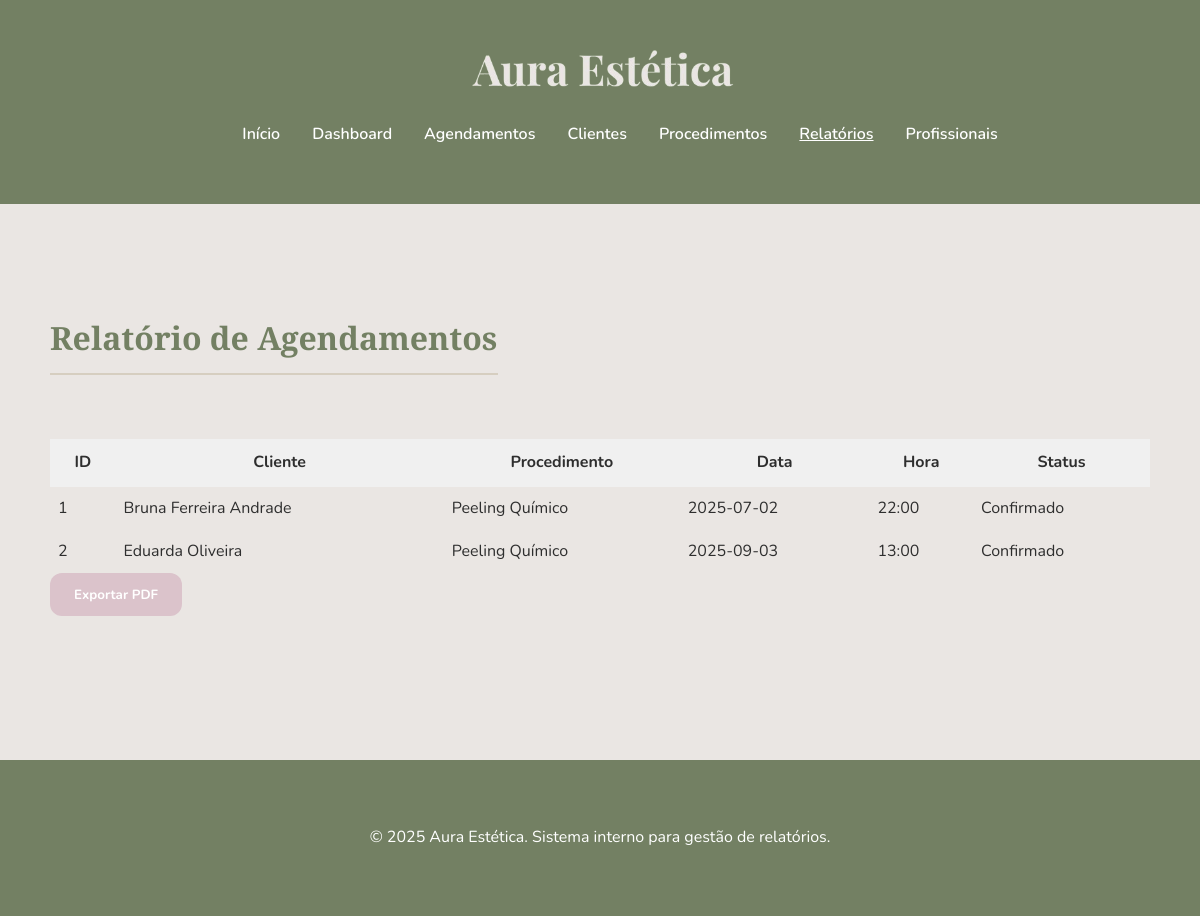
Screenshot of /relatorios with the database file from the repository.
### app.py (models this page shows)
class Agendamento(db.Model):
    id = db.Column(db.Integer, primary_key=True)
    cliente_id = db.Column(db.Integer, db.ForeignKey('cliente.id'), nullable=False)
    procedimento_id = db.Column(db.Integer, db.ForeignKey('procedimento.id'), nullable=False)
    tipo_consulta = db.Column(db.String(100), nullable=False)
    descricao = db.Column(db.Text, nullable=False)
    profissional_id = db.Column(db.Integer, db.ForeignKey('profissional.id'), nullable=False)
    data = db.Column(db.String(20), nullable=False)
    hora = db.Column(db.String(10), nullable=False)
    status = db.Column(db.String(20), default='Pendente')
    cliente = db.relationship('Cliente', backref='agendamentos')
    procedimento = db.relationship('Procedimento', backref='agendamentos')
    profissional = db.relationship('Profissional', backref='agendamentos')

class Cliente(db.Model):
    id = db.Column(db.Integer, primary_key=True)
    nome = db.Column(db.String(100), nullable=False)
    telefone = db.Column(db.String(20), nullable=False)
    email = db.Column(db.String(100), nullable=False)
    data_nascimento = db.Column(db.String(10), nullable=False)

class Procedimento(db.Model):
    id = db.Column(db.Integer, primary_key=True)
    nome = db.Column(db.String(100), nullable=False)
    preco = db.Column(db.Float, nullable=False)
    descricao = db.Column(db.Text, nullable=True)

### app.py (the view)
@app.route('/relatorios')
def relatorios():
    return render_template('relatorios.html', agendamentos=Agendamento.query.all())

### templates/relatorios.html (shortened to what this page needs)
<!DOCTYPE html>
<html lang="pt-br">
<head>
  <link rel="stylesheet" href="{{ url_for('static', filename='estilo/style.css') }}" />
</head>
<body>
  <header class="header">
    <div class="container header-flex">
      <div class="logo-container">
        <img src="{{ url_for('static', filename='img/logoAura.png') }}" alt="Logo Aura Estética" class="logo-img">
      </div>
      <nav class="nav">
        <ul>
          <li><a href="{{ url_for('inicio') }}">Início</a></li>
          <li><a href="{{ url_for('dashboard') }}">Dashboard</a></li>
          <li><a href="{{ url_for('agendamentos') }}">Agendamentos</a></li>
          <li><a href="{{ url_for('clientes') }}">Clientes</a></li>
          <li><a href="{{ url_for('procedimentos') }}">Procedimentos</a></li>
          <li><a href="{{ url_for('relatorios') }}" class="active">Relatórios</a></li>
          <li><a href="{{ url_for('profissionais') }}">Profissionais</a></li>
        </ul>
      </nav>
    </div>
  </header>
  <section class="section">
    <div class="container">
      <h2>Relatório de Agendamentos</h2>
      {% if agendamentos %}
      <table style="width: 100%; border-collapse: collapse; margin-top: 2rem;">
        <thead>
          <tr style="background-color: #f0f0f0;">
            <th style="padding: 10px;">ID</th>
            <th style="padding: 10px;">Cliente</th>
            <th style="padding: 10px;">Procedimento</th>
            <th style="padding: 10px;">Data</th>
            <th style="padding: 10px;">Hora</th>
            <th style="padding: 10px;">Status</th>
          </tr>
        </thead>
        <tbody>
          {% for ag in agendamentos %}
          <tr>
            <td style="padding: 8px;">{{ ag.id }}</td>
            <td style="padding: 8px;">{{ ag.cliente.nome }}</td>
            <td style="padding: 8px;">{{ ag.procedimento.nome }}</td>
            <td style="padding: 8px;">{{ ag.data }}</td>
            <td style="padding: 8px;">{{ ag.hora }}</td>
            <td style="padding: 8px;">{{ ag.status }}</td>
          </tr>
          {% endfor %}
        </tbody>
      </table>
      {% else %}
      <p style="margin-top: 2rem;">Nenhum agendamento registrado.</p>
      {% endif %}
      <form action="{{ url_for('exportar_pdf') }}" method="POST">
        <button type="submit" class="btn-exportar">Exportar PDF</button>
      </form>
    </div>
  </section>
  <footer class="footer">
    <div class="container">
      <p>&copy; 2025 Aura Estética. Sistema interno para gestão de relatórios.</p>
    </div>
  </footer>
</body>
</html>

### static/estilo/style.css (style rules this page uses)
:root { --verde-oliva: #738063; --rosa-claro: #DBC3CB; --rosado: #DCC3D4; --areia: #D6CEC0; --fundo-claro: #EAE6E3; --cinza-neutro: #989187; --texto-escuro: #2e2e2e; --branco: #ffffff; --sombra: rgba(0, 0, 0, 0.05); }
html, body { margin: 0; padding: 0; height: 100%; }
body { font-family: 'Nunito', sans-serif; background-color: var(--fundo-claro); color: var(--texto-escuro); line-height: 1.7; min-height: 100vh; display: flex; flex-direction: column; }
h1, h2, h3 { font-family: 'Playfair Display', serif; color: var(--verde-oliva); }
.container { max-width: 1100px; margin: auto; padding: 1rem; }
.header { background-color: var(--verde-oliva); color: var(--branco); padding: 2rem 0 1.5rem 0; text-align: center; }
.nav ul { list-style: none; display: flex; flex-wrap: wrap; justify-content: center; gap: 2rem; margin-top: 1rem; color: #D6CEC0; }
.nav a { text-decoration: none; color: var(--branco); font-weight: 600; transition: 0.3s; }
.nav a:hover, .nav .active { text-decoration: underline; }
.section { padding: 4rem 1rem; background-color: var(--fundo-claro); }
h2 { margin-bottom: 2rem; font-size: 2rem; text-align: center; border-bottom: 2px solid var(--areia); padding-bottom: 0.5rem; display: inline-block; }
.btn-confirmar, .btn-adicionar, .btn-exportar { background-color: var(--rosa-claro); color: var(--branco); border: none; padding: 0.8rem 1.5rem; border-radius: 12px; cursor: pointer; font-weight: bold; transition: 0.3s; font-family: 'Nunito', sans-serif; }
.footer { background-color: var(--verde-oliva); color: var(--branco); text-align: center; padding: 2rem 1rem; font-size: 1rem; margin-top: 4rem; font-family: 'Nunito', sans-serif; }
.logo-img { width: auto; height: 48px; object-fit: contain; background-color: transparent; border-radius: 0; }

### rows the page displays
Agendamento: id "1", cliente.nome "Bruna Ferreira Andrade", procedimento.nome "Peeling Químico", data "2025-07-02", hora "22:00", status "Confirmado"
Agendamento: id "2", cliente.nome "Eduarda Oliveira", procedimento.nome "Peeling Químico", data "2025-09-03", hora "13:00", status "Confirmado"
